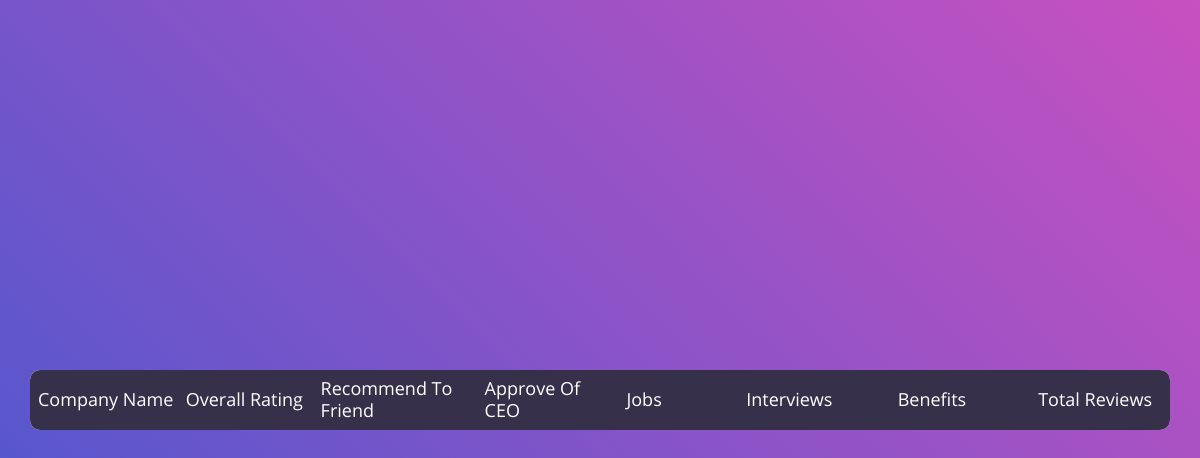
The app's page /companiesinfo, older data.
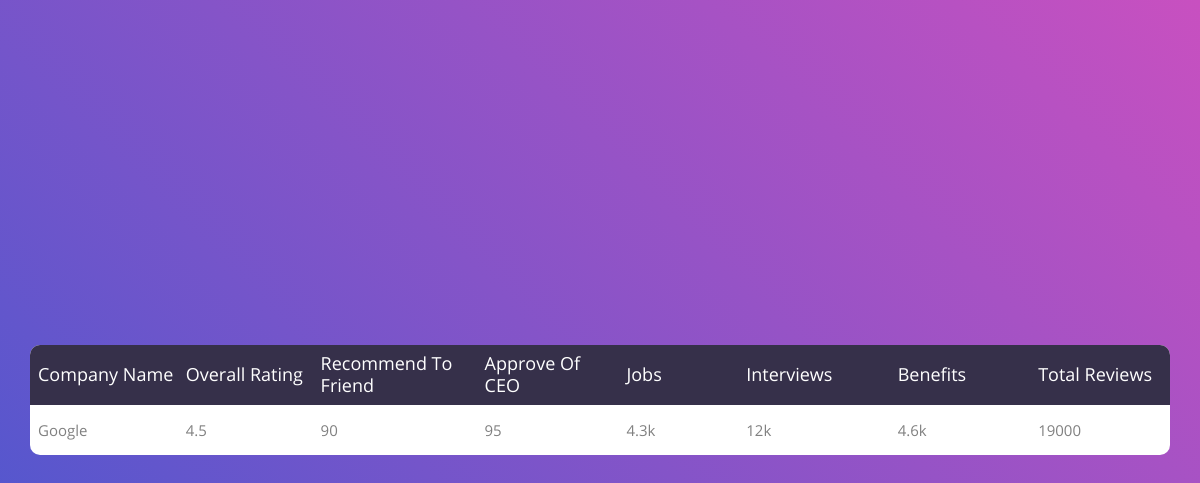
The same page, newer data.
### glassdoor/models.py (models this page shows, shortened)
class GlassdoorReview(models.Model):
    companyName = models.CharField(max_length=30, null=True)
    companyDesc = models.TextField(null=True)
    companyJobs = models.CharField(max_length=10, null=True)
    companyInterviews = models.CharField(max_length=10, null=True)
    companyBenefits = models.CharField(max_length=10, null=True)
    overallRating = models.CharField(max_length=10, null=True)
    totalReviews = models.CharField(max_length=10, null=True)
    recommendToFriend = models.CharField(max_length=10, null=True)
    approveOfCEO = models.CharField(max_length=10, null=True)
    overallPros = models.TextField(null=True)
    overallCons = models.TextField(null=True)
    reviewHeadings = models.TextField(null=True)
    reviewDescriptions = models.TextField(null=True)
    reviewPros = models.TextField(null=True)
    reviewCons = models.TextField(null=True)
    reviewDate = models.TextField(null=True)
    companyUrl = models.TextField(null=True)

### glassdoor/views.py (the view)
# urls.py: path('companiesinfo', companyInfo),
def companyInfo(request):
    qs = GlassdoorReview.objects.all()
    main_list = []
    for item in qs:
        company_name = item.companyName
        overall_rating = item.overallRating
        total_reviews = item.totalReviews
        review = ''
        for char in total_reviews:
            if char != 'k':
                review += char
            else:
                review = float(review) * 1000
        recommend_to_friend = item.recommendToFriend
        approve_of_ceo = item.approveOfCEO
        jobs = item.companyJobs
        interviews = item.companyInterviews
        benefits = item.companyBenefits
        result = {
            'company_name': company_name,
            'overall_rating': overall_rating,
            'total_reviews': int(review),
            'recommend_to_friend': recommend_to_friend,
            'approve_of_ceo': approve_of_ceo,
            'jobs': jobs,
            'interviews': interviews,
            'benefits': benefits,
        }
        main_list.append(result)
    main_list = sorted(main_list, key=lambda j: j['total_reviews'], reverse=True)
    context = {
        'queryset': main_list,
    }
    return render(request, 'companies.html', context)

### templates/companies.html (shortened to what this page needs)
{% load static %}
<html lang="en">
<head>
	<link rel="stylesheet" type="text/css" href="{% static 'vendor/bootstrap/css/bootstrap.min.css' %}">
	<link rel="stylesheet" type="text/css" href="{% static 'fonts/font-awesome-4.7.0/css/font-awesome.min.css' %}">
	<link rel="stylesheet" type="text/css" href="{% static 'vendor/animate/animate.css' %}">
	<link rel="stylesheet" type="text/css" href="{% static 'vendor/select2/select2.min.css' %}">
	<link rel="stylesheet" type="text/css" href="{% static 'vendor/perfect-scrollbar/perfect-scrollbar.css' %}">
	<link rel="stylesheet" type="text/css" href="{% static 'css/util.css' %}">
	<link rel="stylesheet" type="text/css" href="{% static 'css/table.css' %}">
</head>
<body>
	<div class="limiter">
		<div class="container-table100">
			<div class="wrap-table100">
				<div class="table100">
					<table>
						<thead>
							<tr class="table100-head">
								<th class="column3">Company Name</th>
								<th class="column3">Overall Rating</th>
								<th class="column3">Recommend To Friend</th>
								<th class="column3">Approve Of CEO</th>
								<th class="column3">Jobs</th>
								<th class="column3">Interviews</th>
								<th class="column3">Benefits</th>
								<th class="column3">Total Reviews</th>
							</tr>
						</thead>
						<tbody>
						{% for item in queryset %}
								<tr>
									<td class="column3">{{ item.company_name }}</td>
									<td class="column3">{{ item.overall_rating }}</td>
									<td class="column3">{{ item.recommend_to_friend }}</td>
									<td class="column3">{{ item.approve_of_ceo }}</td>
									<td class="column3">{{ item.jobs }}</td>
									<td class="column3">{{ item.interviews }}</td>
									<td class="column3">{{ item.benefits }}</td>
									<td class="column3">{{ item.total_reviews }}</td>
								</tr>
						{% endfor %}
						</tbody>
					</table>
				</div>
			</div>
		</div>
	</div>
</body>
</html>

Row changes from the older to the newer data that the page shows:
added GlassdoorReview: company_name "Google", overall_rating "4.5", recommend_to_friend "90", approve_of_ceo "95", jobs "4.3k", interviews "12k", benefits "4.6k"
Text that changed along with them:
new list line: "19000"
